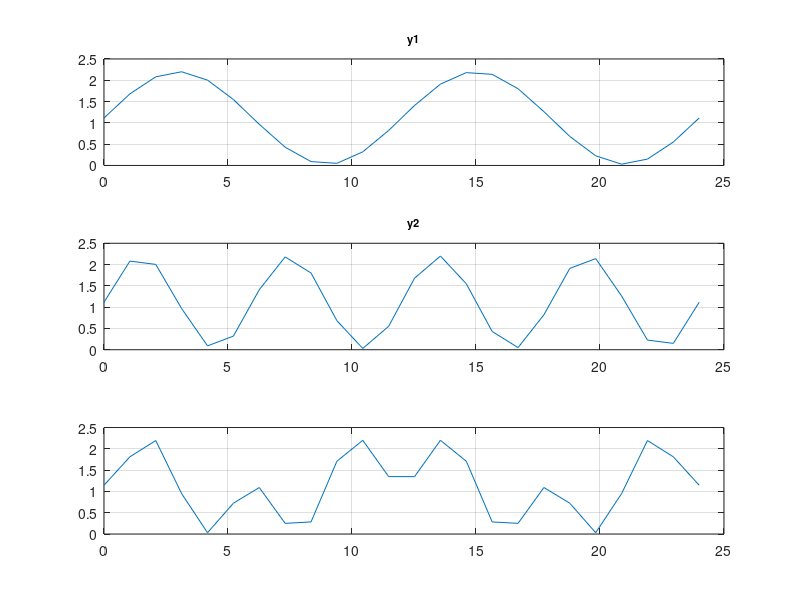

Write MATLAB code to recreate this figure. (Note: this script raises an error after producing the figure.)
%% intro
clc;
close all;
clear;
workspace;
format short g;
format compact;
fontSize=8
markerSize=6;
filmArray={}
%%
numSamples=24;
time=linspace(0,24, numSamples);
        
% Frequency1
Frequency1=2;
y1=sin(2*pi*Frequency1*time);
normalizeY1=rescale(y1, 0.03, 2.2);
subplot(3,1,1);
plot(time,normalizeY1);
grid on;
title('y1', 'FontSize', fontSize);

% Frequency2
Frequency2=4;
y2=sin(2*pi*Frequency2*time);
normalizeY2=rescale(y2,0.03,2.2);
subplot(3,1,2);
plot(time,normalizeY2);
grid on;
title('y2', 'FontSize', fontSize);

%Convolution s1.*s2
conv_y1y2=y1.*y2;
conv=rescale(conv_y1y2,0.03,2.2);
subplot(313);
plot(time, conv),
grid on;y
title('convolution', 'FontSize',fontSize)

filmArray=[conv]
loop=repmat(filmArray, 1, 6)

csvwrite('SineWave_convolution_S2_and_S4_Loop.csv',loop);